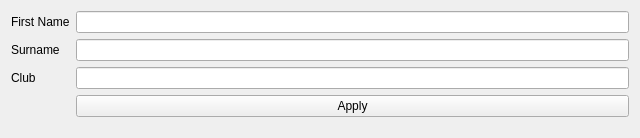
<?xml version="1.0" encoding="UTF-8"?>
<ui version="4.0">
 <class>addPlayer</class>
 <widget class="QWidget" name="addPlayer">
  <property name="geometry">
   <rect>
    <x>0</x>
    <y>0</y>
    <width>640</width>
    <height>138</height>
   </rect>
  </property>
  <property name="windowTitle">
   <string>Add Player</string>
  </property>
  <layout class="QVBoxLayout" name="verticalLayout">
   <item>
    <layout class="QFormLayout" name="formLayout">
     <item row="0" column="0">
      <widget class="QLabel" name="firstNameLabel">
       <property name="text">
        <string>First Name</string>
       </property>
      </widget>
     </item>
     <item row="0" column="1">
      <widget class="QLineEdit" name="firstNameInput"/>
     </item>
     <item row="1" column="0">
      <widget class="QLabel" name="surnameLabel">
       <property name="text">
        <string>Surname</string>
       </property>
      </widget>
     </item>
     <item row="1" column="1">
      <widget class="QLineEdit" name="surnameInput"/>
     </item>
     <item row="2" column="1">
      <widget class="QLineEdit" name="clubInput"/>
     </item>
     <item row="2" column="0">
      <widget class="QLabel" name="clubLabel">
       <property name="text">
        <string>Club</string>
       </property>
      </widget>
     </item>
     <item row="3" column="1">
      <widget class="QPushButton" name="applyButton">
       <property name="text">
        <string>Apply</string>
       </property>
      </widget>
     </item>
    </layout>
   </item>
  </layout>
 </widget>
 <resources/>
 <connections/>
</ui>
